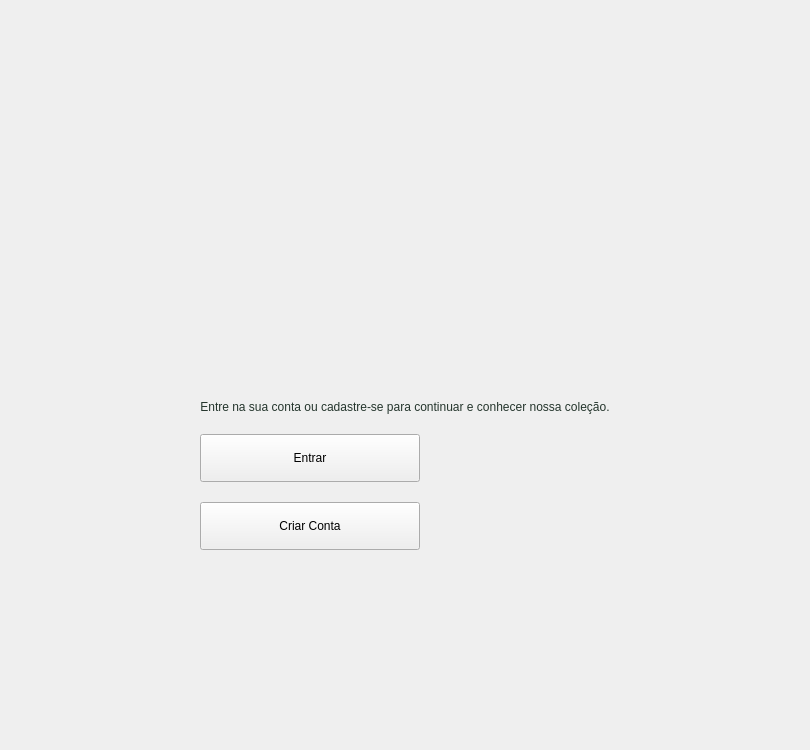
          <widget class="QWidget" name="paginaBoasVindas">
           <layout class="QVBoxLayout" name="verticalLayout_39">
            <property name="spacing">
             <number>20</number>
            </property>
            <property name="leftMargin">
             <number>200</number>
            </property>
            <property name="topMargin">
             <number>200</number>
            </property>
            <property name="rightMargin">
             <number>200</number>
            </property>
            <property name="bottomMargin">
             <number>200</number>
            </property>
            <item>
             <widget class="QLabel" name="label">
              <property name="sizePolicy">
               <sizepolicy hsizetype="Fixed" vsizetype="Fixed">
                <horstretch>0</horstretch>
                <verstretch>0</verstretch>
               </sizepolicy>
              </property>
              <property name="minimumSize">
               <size>
                <width>350</width>
                <height>180</height>
               </size>
              </property>
              <property name="maximumSize">
               <size>
                <width>350</width>
                <height>180</height>
               </size>
              </property>
              <property name="text">
               <string/>
              </property>
              <property name="pixmap">
               <pixmap resource="resources.qrc">:/images/logo (1).png</pixmap>
              </property>
              <property name="scaledContents">
               <bool>true</bool>
              </property>
              <property name="alignment">
               <set>Qt::AlignmentFlag::AlignCenter</set>
              </property>
             </widget>
            </item>
            <item>
             <widget class="QLabel" name="descricaoInicial">
              <property name="sizePolicy">
               <sizepolicy hsizetype="Maximum" vsizetype="Fixed">
                <horstretch>0</horstretch>
                <verstretch>0</verstretch>
               </sizepolicy>
              </property>
              <property name="styleSheet">
               <string notr="true">color: #24352C</string>
              </property>
              <property name="text">
               <string>Entre na sua conta ou cadastre-se para continuar e conhecer nossa coleção.</string>
              </property>
              <property name="alignment">
               <set>Qt::AlignmentFlag::AlignCenter</set>
              </property>
             </widget>
            </item>
            <item>
             <widget class="QPushButton" name="btnFazerLogin">
              <property name="sizePolicy">
               <sizepolicy hsizetype="Fixed" vsizetype="Fixed">
                <horstretch>0</horstretch>
                <verstretch>0</verstretch>
               </sizepolicy>
              </property>
              <property name="minimumSize">
               <size>
                <width>220</width>
                <height>48</height>
               </size>
              </property>
              <property name="maximumSize">
               <size>
                <width>220</width>
                <height>48</height>
               </size>
              </property>
              <property name="text">
               <string>Entrar</string>
              </property>
             </widget>
            </item>
            <item>
             <widget class="QPushButton" name="btnFazerCadastro">
              <property name="sizePolicy">
               <sizepolicy hsizetype="Fixed" vsizetype="Fixed">
                <horstretch>0</horstretch>
                <verstretch>0</verstretch>
               </sizepolicy>
              </property>
              <property name="minimumSize">
               <size>
                <width>220</width>
                <height>48</height>
               </size>
              </property>
              <property name="maximumSize">
               <size>
                <width>220</width>
                <height>48</height>
               </size>
              </property>
              <property name="text">
               <string>Criar Conta</string>
              </property>
             </widget>
            </item>
           </layout>
          </widget>
